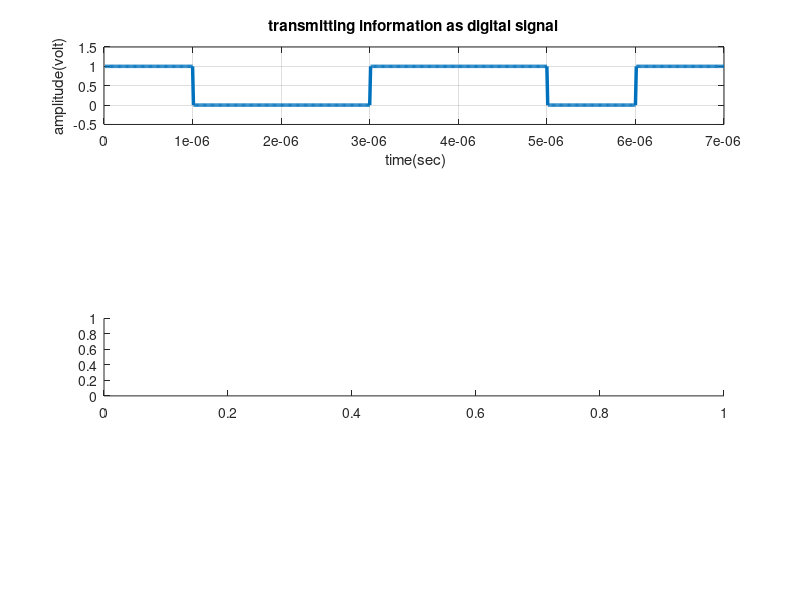

Recreate this plot in MATLAB. (Note: this script raises an error after producing the figure.)
clc;
clear all;
close all;


x=[ 1 0 0 1 1 0 1];                                   
bp=.000001;                                                    
disp(' Binary information at Trans mitter :');
disp(x);


bit=[]; 
for n=1:1:length(x)
    if x(n)==1;
       se=ones(1,100);
    else x(n)==0;
        se=zeros(1,100);
    end
     bit=[bit se];

end
t1=bp/100:bp/100:100*length(x)*(bp/100);
subplot(4,1,1);
plot(t1,bit,'lineWidth',2.5);grid on;
axis([ 0 bp*length(x) -.5 1.5]);
ylabel('amplitude(volt)');
xlabel(' time(sec)');
title('transmitting information as digital signal');

subplot(4,1,3);
plot(t31,m1);
xlabel('time(sec)');
ylabel('amplitude(volt)');
title('waveform for binary PSK modulation coresponding binary information');


ASK1=t3+t31;
subplot(4,1,4);
plot(ASK1);
xlabel('time(sec)');
ylabel('amplitude(volt)');
title('FSK');
